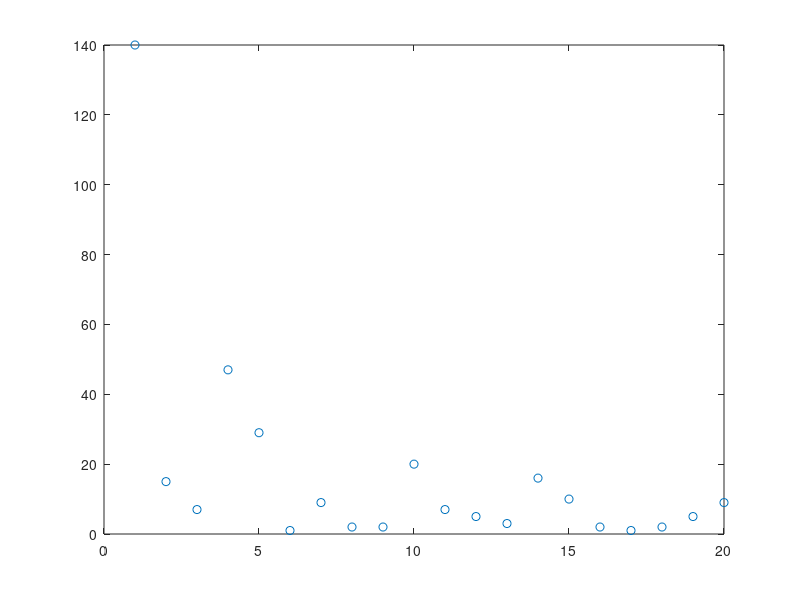

Write the MATLAB code that produced this figure.
%% generate data
rng(10086)

% sth = ceil(abs(randn(1,20)*10))
myarray = ceil(abs(trnd(1,1,20)*5-3))

plot(myarray,'o')

%%
k=0;
smooth_array = zeros(size(myarray));

for t=1:length(myarray)
    if myarray(t)>10
        break
    end
end
if t > 1
    smooth_array(1:(t-1)) = mean(myarray(1:t));
else
end
begin_ind = t

for i=begin_ind:length(myarray)
    if myarray(i)>10
        k = 0;
        smooth_array(i) = myarray(i);
    else k = k+1;
        right_end_add = 0;
        for j = 1:k
            if i+j > length(myarray)
                break
            elseif myarray(i+j)>10
                right_end_add = j;
                break
            end
        end
        if right_end_add == 0 && (i+j < length(myarray))
            smooth_array(i) = sum(myarray((i-k):(i+k)))/(2*k+1);
        elseif (i+j < length(myarray))
            smooth_array(i) = sum(myarray((i-j):(i+j)))/(2*j+1);
        else smooth_array(i) = 999;           % for indices exceeding length(myarray), to change the value manually later
        end
    end
end

% Index exceeds matrix dimensions            to be fixed ?

% % test break
% for i = 1:10
%     for j = 1:10
%         my_times = i*j
%         if my_times >50
%             break                 % only breaks the first loop
%         end
%     end
% end